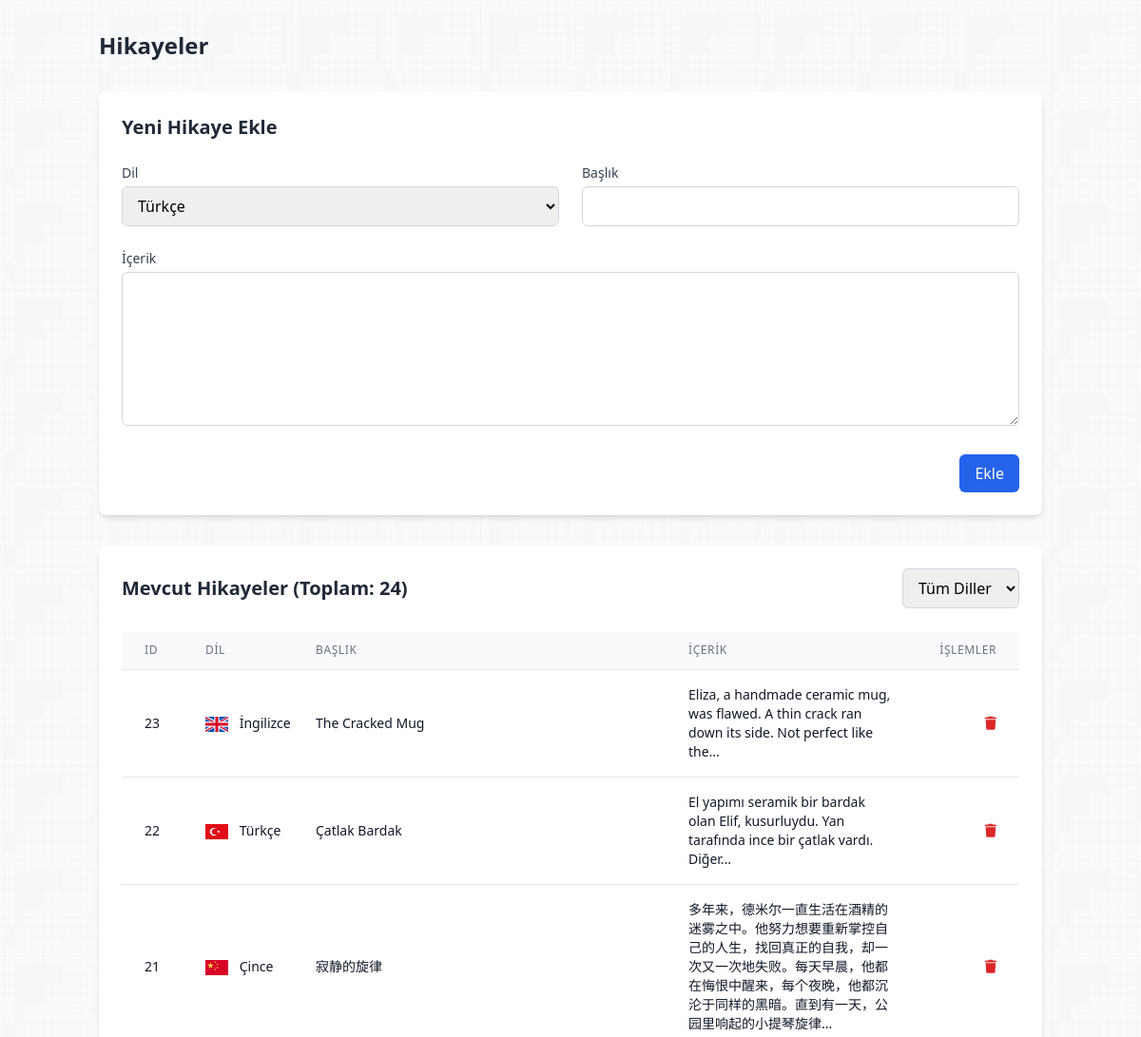
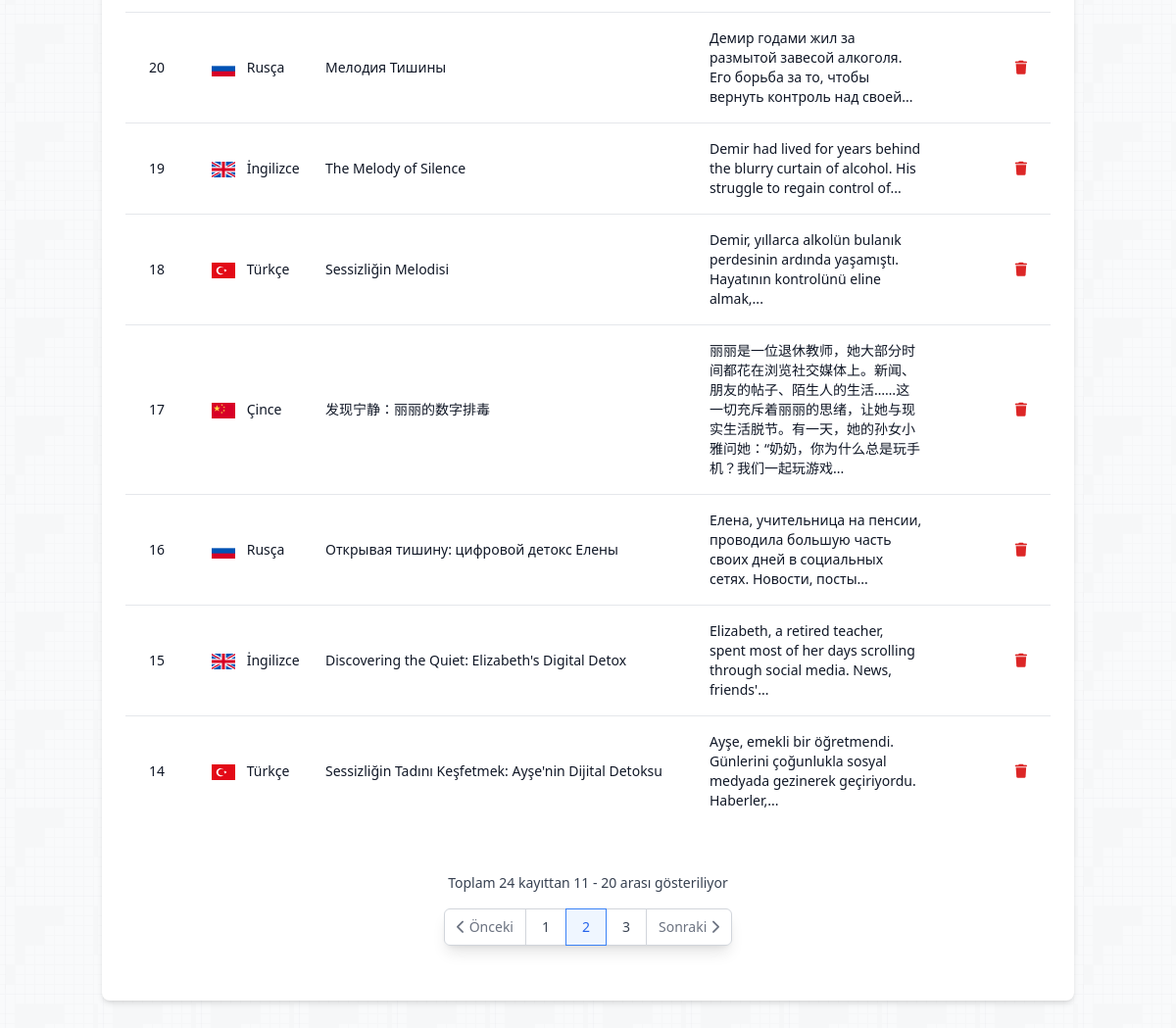
/admin/manage_stories.php?page=2&language=all (signed in), run on the app's committed database (2 pictures, top to bottom).
### tables this page shows
CREATE TABLE `stories` (
  `id` int(11) NOT NULL,
  `language_code` varchar(5) NOT NULL,
  `title` varchar(255) NOT NULL,
  `content` text NOT NULL,
  `is_used` tinyint(1) DEFAULT 0,
  `used_date` date DEFAULT NULL,
  `created_at` timestamp NOT NULL DEFAULT current_timestamp()
);

### admin/manage_stories.php (the view, shortened to what this page needs)
<?php
$database = new Database();
$db = $database->getConnection();
function getLanguageInfo($code) {
    $languages = [
        'tr_TR' => ['flag' => '<img src="../assets/flags/TR.svg" class="inline-block w-6 h-4 mr-2" alt="TR">', 'name' => 'Türkçe'],
        'en' => ['flag' => '<img src="../assets/flags/GB.svg" class="inline-block w-6 h-4 mr-2" alt="EN">', 'name' => 'İngilizce'],
        'ru' => ['flag' => '<img src="../assets/flags/RU.svg" class="inline-block w-6 h-4 mr-2" alt="RU">', 'name' => 'Rusça'],
        'zh' => ['flag' => '<img src="../assets/flags/CN.svg" class="inline-block w-6 h-4 mr-2" alt="ZH">', 'name' => 'Çince']
    ];
    return $languages[$code] ?? ['flag' => '<img src="../assets/flags/blank.svg" class="inline-block w-6 h-4 mr-2" alt="?">', 'name' => $code];
}
function truncateText($text, $limit = 100) {
    $truncated = mb_substr($text, 0, $limit);
    $lastSpace = mb_strrpos($truncated, ' ');
    if ($lastSpace !== false) {
        $truncated = mb_substr($truncated, 0, $lastSpace);
    }
    return $truncated . '...';
}
$records_per_page = 10;
$current_page = isset($_GET['page']) ? (int)$_GET['page'] : 1;
$offset = ($current_page - 1) * $records_per_page;
$selected_language = isset($_GET['language']) ? $_GET['language'] : 'all';
$language_filter = $selected_language !== 'all' ? "WHERE language_code = ?" : "";
$count_query = "SELECT COUNT(*) as total FROM stories $language_filter";
$count_stmt = $db->prepare($count_query);
if ($selected_language !== 'all') {
    $count_stmt->execute([$selected_language]);
} else {
    $count_stmt->execute();
}
$total_count = $count_stmt->fetch(PDO::FETCH_ASSOC)['total'];
$total_pages = ceil($total_count / $records_per_page);
$query = "SELECT * FROM stories $language_filter ORDER BY id DESC LIMIT $records_per_page OFFSET $offset";
$stmt = $db->prepare($query);
if ($selected_language !== 'all') {
    $stmt->execute([$selected_language]);
} else {
    $stmt->execute();
}
$stories = $stmt->fetchAll(PDO::FETCH_ASSOC);
?>
<!DOCTYPE html>
<html lang="tr">
<head>
    <script src="https://cdn.tailwindcss.com"></script>
    <link rel="stylesheet" href="https://cdnjs.cloudflare.com/ajax/libs/font-awesome/6.5.1/css/all.min.css">
</head>
<body class="pattern-bg min-h-screen bg-gray-50">
    <div class="container mx-auto px-4 py-8">
        <div class="flex justify-between items-center mb-8">
            <h1 class="text-2xl font-bold text-gray-800">Hikayeler</h1>
        </div>
        <div class="bg-white rounded-lg shadow-md p-6 mb-8">
            <h2 class="text-xl font-semibold text-gray-800 mb-4">Yeni Hikaye Ekle</h2>
            <form method="POST" class="space-y-6">
                <div class="grid grid-cols-1 md:grid-cols-2 gap-6">
                    <div>
                        <label class="block text-sm font-medium text-gray-700 mb-1">Dil</label>
                        <select name="language" required class="w-full px-3 py-2 border border-gray-300 rounded-md focus:outline-none focus:ring-2 focus:ring-blue-500">
                            <?php foreach (['tr_TR', 'en', 'ru', 'zh'] as $langCode): ?>
                                <?php $langInfo = getLanguageInfo($langCode); ?>
                                <option value="<?php echo $langCode; ?>">
                                    <?php echo $langInfo['flag']; ?> <?php echo $langInfo['name']; ?>
                                </option>
                            <?php endforeach; ?>
                        </select>
                    </div>
                    <div>
                        <label class="block text-sm font-medium text-gray-700 mb-1">Başlık</label>
                        <input type="text" name="title" required class="w-full px-3 py-2 border border-gray-300 rounded-md focus:outline-none focus:ring-2 focus:ring-blue-500">
                    </div>
                </div>
                <div>
                    <label class="block text-sm font-medium text-gray-700 mb-1">İçerik</label>
                    <textarea name="content" required rows="6" class="w-full px-3 py-2 border border-gray-300 rounded-md focus:outline-none focus:ring-2 focus:ring-blue-500"></textarea>
                </div>
                <div class="flex justify-end">
                    <button type="submit" class="bg-blue-600 text-white px-4 py-2 rounded-md hover:bg-blue-700 focus:outline-none focus:ring-2 focus:ring-blue-500">
                        Ekle
                    </button>
                </div>
            </form>
        </div>
        <div class="bg-white rounded-lg shadow-md p-6">
            <div class="flex justify-between items-center mb-6">
                <h2 class="text-xl font-semibold text-gray-800">Mevcut Hikayeler (Toplam: <?php echo $total_count; ?>)</h2>
                <form method="GET" action="" class="flex items-center space-x-4">
                    <select name="language" onchange="this.form.submit()" class="px-3 py-2 border border-gray-300 rounded-md focus:outline-none focus:ring-2 focus:ring-blue-500">
                        <option value="all" <?php echo $selected_language === 'all' ? 'selected' : ''; ?>>Tüm Diller</option>
                    </select>
                </form>
            </div>
            <div class="overflow-x-auto">
                <table class="min-w-full divide-y divide-gray-200">
                    <thead class="bg-gray-50">
                        <tr>
                            <th class="px-6 py-3 text-left text-xs font-medium text-gray-500 uppercase tracking-wider">ID</th>
                            <th class="px-6 py-3 text-left text-xs font-medium text-gray-500 uppercase tracking-wider">Dil</th>
                            <th class="px-6 py-3 text-left text-xs font-medium text-gray-500 uppercase tracking-wider">Başlık</th>
                            <th class="px-6 py-3 text-left text-xs font-medium text-gray-500 uppercase tracking-wider">İçerik</th>
                            <th class="px-6 py-3 text-right text-xs font-medium text-gray-500 uppercase tracking-wider">İşlemler</th>
                        </tr>
                    </thead>
                    <tbody class="bg-white divide-y divide-gray-200">
                        <?php foreach ($stories as $story): ?>
                            <tr class="hover:bg-gray-50">
                                <td class="px-6 py-4 whitespace-nowrap text-sm text-gray-900"><?php echo $story['id']; ?></td>
                                <td class="px-6 py-4 whitespace-nowrap text-sm text-gray-900">
                                    <?php
                                        $langInfo = getLanguageInfo($story['language_code']);
                                        echo $langInfo['flag'] . ' ' . $langInfo['name'];
                                    ?>
                                </td>
                                <td class="px-6 py-4 whitespace-nowrap text-sm text-gray-900"><?php echo $story['title']; ?></td>
                                <td class="px-6 py-4 text-sm text-gray-900"><?php echo nl2br(htmlspecialchars(truncateText($story['content']))); ?></td>
                                <td class="px-6 py-4 whitespace-nowrap text-right text-sm font-medium">
                                    <form method="POST" class="inline-block" onsubmit="return confirm('Bu hikayeyi silmek istediğinizden emin misiniz?');">
                                        <button type="submit" class="text-red-600 hover:text-red-900">
                                            <i class="fas fa-trash"></i>
                                        </button>
                                    </form>
                                </td>
                            </tr>
                        <?php endforeach; ?>
                    </tbody>
                </table>
            </div>
            <div class="mt-12 mb-8 flex flex-col items-center space-y-4">
                <div class="text-sm text-gray-700">
                    <span>Toplam <?php echo $total_count; ?> kayıttan </span>
                    <span class="font-medium"><?php echo ($offset + 1); ?></span>
                    <span> - </span>
                    <span class="font-medium"><?php echo min($offset + $records_per_page, $total_count); ?></span>
                    <span> arası gösteriliyor</span>
                </div>
                <nav class="relative z-0 inline-flex rounded-md shadow-lg -space-x-px" aria-label="Pagination">
                    <?php if ($current_page > 1): ?>
                        <a href="?page=<?php echo ($current_page - 1); ?>&language=<?php echo $selected_language; ?>"
                           class="relative inline-flex items-center px-3 py-2 rounded-l-md border border-gray-300 bg-white text-sm font-medium text-gray-500 hover:bg-gray-50 hover:text-blue-600 transition-colors duration-200">
                            <i class="fas fa-chevron-left mr-1"></i>
                            Önceki
                        </a>
                    <?php endif; ?>
                    <?php
                    $start = max(1, min($current_page - 2, $total_pages - 4));
                    $end = min($total_pages, max($current_page + 2, 5));
                    for ($i = $start; $i <= $end; $i++) {
                        if ($i == $current_page) {
                            echo "<span class='relative inline-flex items-center px-4 py-2 border border-blue-500 bg-blue-50 text-sm font-medium text-blue-600 z-10'>$i</span>";
                        } else {
                            echo "<a href='?page=$i&language=$selected_language'
                                    class='relative inline-flex items-center px-4 py-2 border border-gray-300 bg-white text-sm font-medium text-gray-700 hover:bg-gray-50 hover:text-blue-600 transition-colors duration-200'>$i</a>";
                        }
                    }
                    ?>
                    <?php if ($current_page < $total_pages): ?>
                        <a href="?page=<?php echo ($current_page + 1); ?>&language=<?php echo $selected_language; ?>"
                           class="relative inline-flex items-center px-3 py-2 rounded-r-md border border-gray-300 bg-white text-sm font-medium text-gray-500 hover:bg-gray-50 hover:text-blue-600 transition-colors duration-200">
                            Sonraki
                            <i class="fas fa-chevron-right ml-1"></i>
                        </a>
                    <?php endif; ?>
                </nav>
            </div>
        </div>
    </div>
</body>
</html>

### admin/manage_stories.php (style rules this page uses)
body { padding: 0; margin: 0; background: transparent; }
.pattern-bg { background-color: #f8fafc; background-image: url("../assets/patterns/background.svg"); }

### data on the page
stories: id "23", language_code "İngilizce", title "The Cracked Mug", content "Eliza, a handmade ceramic mug, was flawed. A thin crack ran down its side. Not perfect like the..."
stories: id "22", language_code (picture), language_code "Türkçe", title "Çatlak Bardak", content "El yapımı seramik bir bardak olan Elif, kusurluydu. Yan tarafında ince bir çatlak vardı. Diğer..."
stories: id "21", language_code "Çince", title "寂静的旋律", content "多年来，德米尔一直生活在酒精的迷雾之中。他努力想要重新掌控自己的人生，找回真正的自我，却一次又一次地失败。每天早晨，他都在悔恨中醒来，每个夜晚，他都沉沦于同样的黑暗。直到有一天，公园里响起的小提琴旋律..."
stories: id "20", language_code "Rusça", title "Мелодия Тишины", content "Демир годами жил за размытой завесой алкоголя. Его борьба за то, чтобы вернуть контроль над своей..."
stories: id "19", language_code "İngilizce", title "The Melody of Silence", content "Demir had lived for years behind the blurry curtain of alcohol. His struggle to regain control of..."
stories: id "18", language_code (picture), language_code "Türkçe", title "Sessizliğin Melodi̇si̇", content "Demir, yıllarca alkolün bulanık perdesinin ardında yaşamıştı. Hayatının kontrolünü eline almak,..."
stories: id "17", language_code "Çince", title "发现宁静：丽丽的数字排毒", content "丽丽是一位退休教师，她大部分时间都花在浏览社交媒体上。新闻、朋友的帖子、陌生人的生活……这一切充斥着丽丽的思绪，让她与现实生活脱节。有一天，她的孙女小雅问她：“奶奶，你为什么总是玩手机？我们一起玩游戏..."
stories: id "16", language_code "Rusça", title "Открывая тишину: цифровой детокс Елены", content "Елена, учительница на пенсии, проводила большую часть своих дней в социальных сетях. Новости, посты..."
stories: id "15", language_code "İngilizce", title "Discovering the Quiet: Elizabeth's Digital Detox", content "Elizabeth, a retired teacher, spent most of her days scrolling through social media. News, friends'..."
stories: id "14", language_code (picture), language_code "Türkçe", title "Sessizliğin Tadını Keşfetmek: Ayşe'nin Dijital Detoksu", content "Ayşe, emekli bir öğretmendi. Günlerini çoğunlukla sosyal medyada gezinerek geçiriyordu. Haberler,..."

### other printed values
$total_count "24"
$offset + 1 "11"
min($offset + $records_per_page, $total_count) "20"
form field language "Türkçe"
